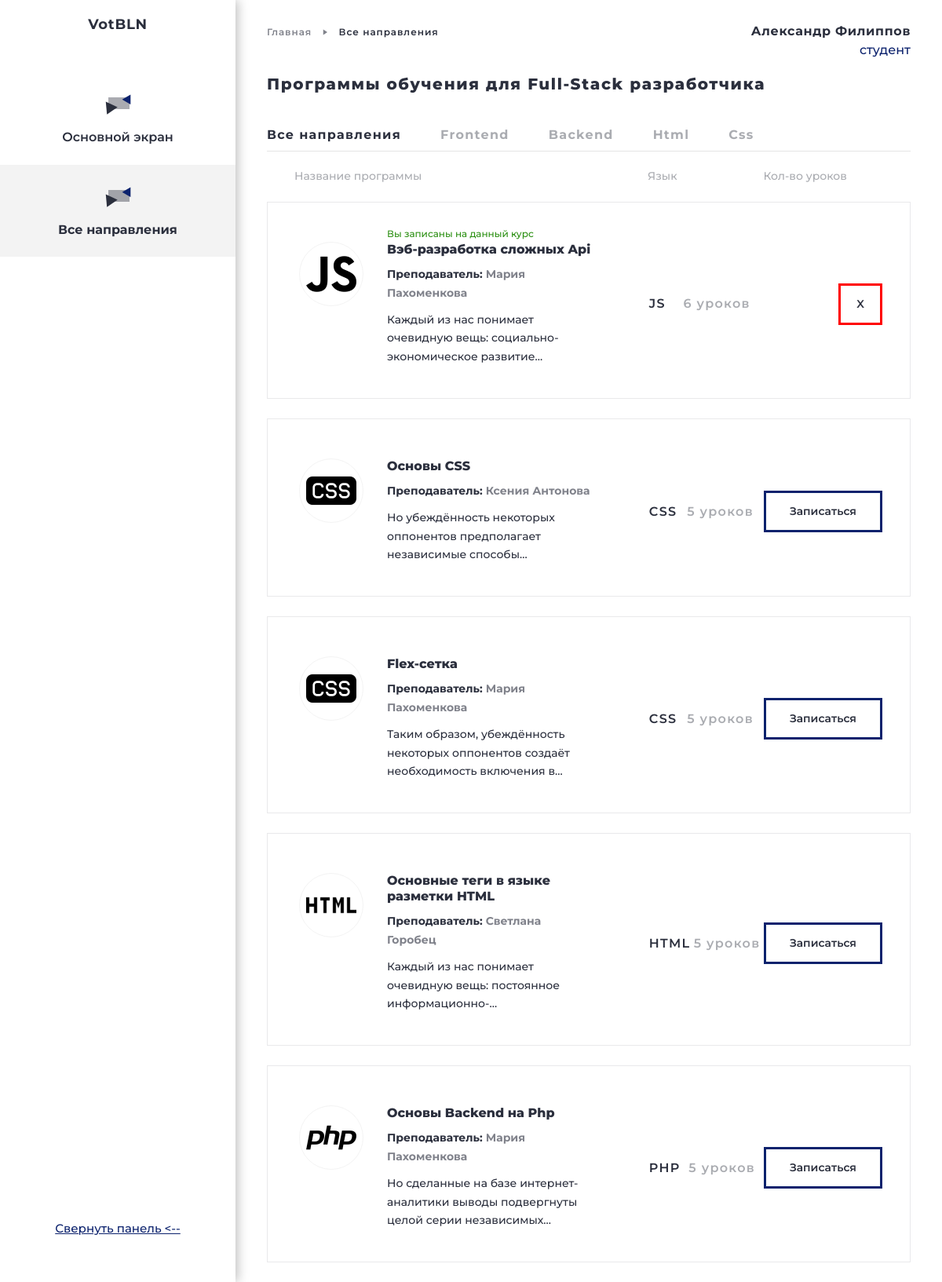
The page /directions (signed in) on the database its author committed.
### tables this page shows
CREATE TABLE `courses` (
  `id_course` int(11) NOT NULL COMMENT 'Автоинкрементное значение',
  `course_name` varchar(80) NOT NULL COMMENT 'Имя курса',
  `recital` text NOT NULL COMMENT 'Описание курса',
  `lang` varchar(15) NOT NULL COMMENT 'Язык для изучения',
  `img` text NOT NULL,
  `id_user` int(11) NOT NULL
);

CREATE TABLE `users` (
  `id_user` int(11) NOT NULL,
  `user_name` varchar(20) NOT NULL COMMENT 'Имя пользователя',
  `surname` varchar(30) NOT NULL COMMENT 'Фамилия пользователя',
  `login` varchar(20) NOT NULL COMMENT 'Логин пользователя',
  `password` varchar(15) NOT NULL COMMENT 'Пароль',
  `role` varchar(15) NOT NULL COMMENT 'Роль пользователя в системе'
);

### views/VIew.php (called while the page is built)
<?
class View {
	public function render($tpl, $pageData) {
		include ROOT . $tpl;
	}
}

### controllers/DirectionsController.php (called while the page is built, shortened)
<?
class DirectionsController extends Controller {
	private $pageTpl = '/views/directions.tpl.php';
	public function __construct () {
		$this->model = new DirectionsModel();
		$this->view = new View();
	}
	public function index () {
		$dateUser = $this->getUserName();
		$this->pageData['user-name'] = $dateUser['user-name'];
		$this->pageData['user-role'] = $dateUser['user-role'];
		$this->pageData['courses'] = $this->model->getAllCourses();
		$this->pageData['title'] = 'Все направления';
		$this->view->render($this->pageTpl, $this->pageData);
	}
	public function getUserName() {
		if (!empty($_SESSION['student'])) {
			$login = $_SESSION['student'];
			$user = $this->model->getNameUser($login);
			return $user;
		}
	}
}

### config/route.php (called while the page is built, shortened)
<?
class Routing
{
	public static function buildRoute()
	{
		$action = "index";
		$controller = new $controllerName();
		$controller->$action();
	}
}

### config/config.php (called while the page is built, shortened)
<?php
require_once("route.php");
require_once CONTROLLER_PATH. 'Controller.php';
require_once VIEW_PATH. 'View.php';
Routing::buildRoute();

### index.php (called while the page is built)
<?
require_once("config/config.php");

### models/DirectionsModel.php (called while the page is built, shortened)
<?
class DirectionsModel extends Model
{
	public function checkDate($idUser, $idCourse)
	{
		$conn = $this->db;
		$result = $conn->prepare("SELECT id_user, id_course FROM `users_courses` WHERE id_user= ? and id_course= ?");
		$result->bind_param("ii", $idUser, $idCourse);
		$result->execute();
		$result->store_result();
		$res = $result->num_rows();
		return $res;
	}
	public function getIdUser($user)
	{
		$conn = $this->db;
		$result = $conn->prepare("SELECT id_user FROM `users` WHERE login= ?");
		$result->bind_param("s", $user);
		$result->execute();
		$result = $result->get_result();
		$res = $result->fetch_row();
		return $res[0];
	}
	public function getAllCourses()
	{
		$conn = $this->db;
		$result = $conn->query("SELECT c.id_course, c.course_name, c.recital, c.lang, c.img, u.user_name, u.surname
		FROM courses c
		JOIN  users u
		ON c.id_user=u.id_user");
		while ($row = $result->fetch_assoc()) {
			$allCourses[] = $row;
		}
		foreach ($allCourses as $index) {
			$indexCourse[] = $index['id_course'];
		}
		for ($i = 0; $i < count($indexCourse); $i++) {
			$result = $conn->prepare("SELECT l.name_lesson, l.recital, l.id_course, c.id_course, c.course_name FROM lessons l
			JOIN courses c ON l.id_course=c.id_course and  l.id_course= ?");
			$result->bind_param("i", $indexCourse[$i]);
			$result->execute();
			$result->store_result();
			$allCourses[$i]['count_lesson'] = $result->num_rows;
			$id = $this->getIdUser($_SESSION['student']);
			if ($this->checkDate($id, $indexCourse[$i])) {
				$allCourses[$i]['check'] = 'true';
			} else {
				$allCourses[$i]['check'] = 'false';
			}
		}
		return $allCourses;
	}
}

### blocks/all-courses.php (the view, shortened to what this page needs)
<div class="all-courses">
	<div class="all-courses__wrap">
		<div class="nav-user">
			<div class="nav-user__wrapper">
				<div class="nav">
					<a class="nav__link" href="/">Главная</a>
					<svg class="polygon" width="6" height="8" viewBox="0 0 6 8" fill="none" xmlns="http://www.w3.org/2000/svg">
						<path d="M6 4L0.75 7.4641L0.75 0.535898L6 4Z" fill="#2B2F3D" fill-opacity="0.6" />
					</svg>
					<a class="nav__link nav__link_active" href="/directions">Все направления</a>
				</div>
				<div class="user">
					<div class="user__inner">
						<div class="user__name-user">
							<?= $pageData['user-name'] ?>
						</div>
						<div class="user__role-user">
							<?= $pageData['user-role'] ?>
						</div>
					</div>
				</div>
			</div>
		</div>
		<div class="all-courses__head-text">Программы обучения для Full-Stack разработчика</div>
		<div class="all-courses__wrap-sort-courses">
			<div class="sort">
				<div class="sort__wrap">
					<p class="sort__text">
						<a class="sort__link sort__link_active" href="#">Все направления</a>
					</p>
					<p class="sort__text">
						<a class="sort__link" href="#">Frontend</a>
					</p>
					<p class="sort__text">
						<a class="sort__link" href="#">Backend</a>
					</p>
					<p class="sort__text">
						<a class="sort__link" href="#">Html</a>
					</p>
					<p class="sort__text">
						<a class="sort__link" href="#">Css</a>
					</p>
				</div>
			</div>
			<div class="name-column">
				<div class="name-column__wrap">
					<p class="name-column__text name-column__program">Название программы</p>
					<div class="name-column__right">
						<p class="name-column__text name-column__lang">Язык</p>
						<p class="name-column__text">Кол-во уроков</p>
					</div>
				</div>
			</div>
			<div class="cards-courses">
				<div class="cards-courses__wrap">
					<? foreach ($pageData['courses'] as $course) : ?>
						<div data-card="<?= $course['id_course'] ?>" class="cards-courses__card">
							<div class="cards-courses__card-wrap">
								<div class="cards-courses__leftside">
									<div class="cards-courses__img">
										<img src="<?= $course['img'] ?>" alt="">
									</div>
									<div class="cards-courses__text">
										<? if ($course['check'] == 'true') : ?>
											<p class="cards-courses__check _checked">Вы записаны на данный курс</p>
										<? endif; ?>
										<div class="cards-courses__head"><?= $course['course_name'] ?></div>
										<p class="cards-courses__teacher">
											<span class="cards-courses__teacher-head">Преподаватель:</span>
											<span class="cards-courses__teacher-desc"><?= $course['user_name'] . ' ' . $course['surname'] ?></span>
										</p>
										<div class="cards-courses__desc"><?= $course['recital'] ?></div>
									</div>
								</div>
								<div class="cards-courses__rightside">
									<p class="cards-courses__lang"><?= $course['lang'] ?></p>
									<p class="cards-courses__count-lesson">
										<?= $course['count_lesson'] ?>
										уроков
									</p>
									<div class="cards-courses__sbt">
										<? if ($course['check'] == 'true') : ?>
											<button class="cards-courses__btn_delete" type="button">X</button>
										<? else : ?>
											<button class="cards-courses__btn" type="button">Записаться</button>
										<? endif; ?>
									</div>
								</div>
							</div>
						</div>
					<? endforeach; ?>
				</div>
			</div>
		</div>
	</div>
</div>

### views/directions.tpl.php (shortened to what this page needs)
<!DOCTYPE html>
<html lang="en">
<head>
	<link rel="stylesheet" href="../css/component.css">
		<link rel="stylesheet" href="../css/cabinet/side-bar.css">
		<link rel="stylesheet" href="../css/directions/all-courses.css">
</head>
<body>
	<? include_once './blocks/sidebar.php'?>
	<? include_once './blocks/all-courses.php'?>
</body>
</html>

### blocks/sidebar.php (shortened to what this page needs)
<section class="side-bar">
	<div class="side-bar__inner">
		<div class="side-bar__top">
			<p class="side-bar__title">
				<a href="/">VotBLN</a>
			</p>
			<div class="side-bar__tabs">
				<div class="side-bar__tab">
						<a class="side-bar__link" href="/cabinet">
						<div class="side-bar__logo">
						</div>
						<p class="side-bar__logo-desc">Основной экран</p>
					</a>
				</div>
				<div class="side-bar__tab">
						<a class="side-bar__link" href="/directions">
						<div class="side-bar__logo">
						</div>
						<p class="side-bar__logo-desc">Все направления</p>
					</a>
				</div>
			</div>
		</div>
		<div class="side-bar__bottom">
			<button class="side-bar__btn" type="button">Свернуть панель <--</button>
		</div>
	</div>
</section>

### css/component.css (style rules this page uses)
* { margin: 0; padding: 0; font-family: 'Montserrat'; color: var(--primary-color); }
body { position: relative; }
:root { --primary-color: #2B2F3D; --primary-disable: rgba(43, 47, 61, 0.6); --primary-disable-directions: rgba(43, 47, 61, 0.4); --primary-scroll: rgba(43, 47, 61, 0.2); --primary-scroll-card-hover: rgba(43, 47, 61, 0.1); --hover-color: #121830; --white-color: white; --black-color: black; --header-border: rgba(0, 0, 0, 0.2); --color-gray-tabs: rgba(196, 196, 196, 0.2); --color-blue: #0C226D; --color-green-ok: #2A8F11; --color-red: red; }
p { font-weight: 500; font-size: 14px; line-height: 1.7; }

### css/cabinet/side-bar.css (style rules this page uses)
.side-bar { position: fixed; top: 0; left: 0; width: 300px; height: 100%; box-shadow: 3px 0px 13px rgba(0, 0, 0, 0.25); }
.side-bar__inner { height: 100%; display: flex; flex-direction: column; justify-content: space-between; }
.side-bar__title { margin: 20px 0 50px; text-align: center; font-weight: 700; font-size: 18px; line-height: 22px; letter-spacing: 0.04em; color: var(--primary-color); }
.side-bar__title a { text-decoration: none; }
.side-bar__link { display: flex; flex-direction: column; align-items: center; text-decoration: none; padding: 25px 0; }
.side-bar__tab_active { background-color: var(--color-gray-tabs); }
.side-bar__tab_active .side-bar__logo-desc { font-weight: 700; }
.side-bar__logo { margin-bottom: 10px; }
.side-bar__logo-desc { font-weight: 600; font-size: 16px; line-height: 19.5px; letter-spacing: 4%; }
.side-bar__bottom { display: flex; justify-content: center; margin-bottom: 60px; }
.side-bar__btn { cursor: pointer; font-size: 15px; font-weight: 500; line-height: 17px; background-color: transparent; border: none; text-decoration: underline; color: var(--color-blue); }

### rows shown on the page
courses: img (picture), shows "Вы записаны на данный курс", course_name "Вэб-разработка сложных Api", id_user.user_name "Мария", id_user.surname "Пахоменкова", recital "Каждый из нас понимает очевидную вещь: социально-экономическое…", lang "JS", count_lesson "6", shows "X"
courses: img (picture), course_name "Основы CSS", id_user.user_name "Ксения", id_user.surname "Антонова", recital "Но убеждённость некоторых оппонентов предполагает независимые…", lang "CSS", count_lesson "5", shows "Записаться"
courses: img (picture), course_name "Flex-сетка", id_user.user_name "Мария", id_user.surname "Пахоменкова", recital "Таким образом, убеждённость некоторых оппонентов создаёт необходимость включения…", lang "CSS", count_lesson "5", shows "Записаться"
courses: img (picture), course_name "Основные теги в языке разметки HTML", id_user.user_name "Светлана", id_user.surname "Горобец", recital "Каждый из нас понимает очевидную вещь:…", lang "HTML", count_lesson "5", shows "Записаться"
courses: img (picture), course_name "Основы Backend на Php", id_user.user_name "Мария", id_user.surname "Пахоменкова", recital "Но сделанные на базе интернет-аналитики выводы подвергнуты целой серии…", lang "PHP", id_course "5", shows "Записаться"

### other values the page prints
$pageData['user-name'] "Александр Филиппов"
$pageData['user-role'] "студент"
